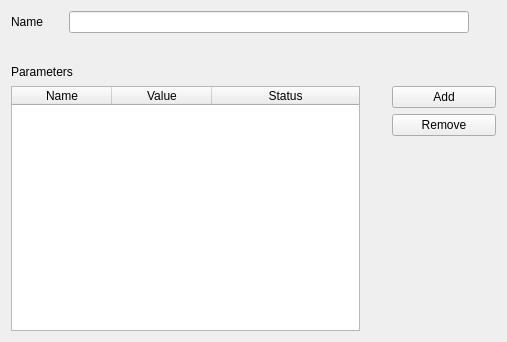
<?xml version="1.0" encoding="UTF-8"?>
<ui version="4.0">
 <class>ParameterLayout</class>
 <widget class="QWidget" name="ParameterLayout">
  <property name="geometry">
   <rect>
    <x>0</x>
    <y>0</y>
    <width>507</width>
    <height>342</height>
   </rect>
  </property>
  <property name="windowTitle">
   <string>Parameters</string>
  </property>
  <layout class="QGridLayout">
   <item row="0" column="0">
    <layout class="QGridLayout">
     <item row="1" column="0">
      <spacer name="spacer97">
       <property name="orientation">
        <enum>Qt::Vertical</enum>
       </property>
       <property name="sizeType">
        <enum>QSizePolicy::Fixed</enum>
       </property>
       <property name="sizeHint" stdset="0">
        <size>
         <width>16</width>
         <height>25</height>
        </size>
       </property>
      </spacer>
     </item>
     <item row="2" column="0">
      <layout class="QGridLayout">
       <item row="1" column="2">
        <layout class="QVBoxLayout">
         <item>
          <widget class="QPushButton" name="addButton">
           <property name="sizePolicy">
            <sizepolicy hsizetype="Fixed" vsizetype="Fixed">
             <horstretch>0</horstretch>
             <verstretch>0</verstretch>
            </sizepolicy>
           </property>
           <property name="minimumSize">
            <size>
             <width>104</width>
             <height>0</height>
            </size>
           </property>
           <property name="maximumSize">
            <size>
             <width>104</width>
             <height>32767</height>
            </size>
           </property>
           <property name="text">
            <string>Add</string>
           </property>
          </widget>
         </item>
         <item>
          <widget class="QPushButton" name="removeButton">
           <property name="sizePolicy">
            <sizepolicy hsizetype="Fixed" vsizetype="Fixed">
             <horstretch>0</horstretch>
             <verstretch>0</verstretch>
            </sizepolicy>
           </property>
           <property name="minimumSize">
            <size>
             <width>104</width>
             <height>0</height>
            </size>
           </property>
           <property name="maximumSize">
            <size>
             <width>104</width>
             <height>32767</height>
            </size>
           </property>
           <property name="text">
            <string>Remove</string>
           </property>
          </widget>
         </item>
         <item>
          <spacer name="spacer28">
           <property name="orientation">
            <enum>Qt::Vertical</enum>
           </property>
           <property name="sizeType">
            <enum>QSizePolicy::Expanding</enum>
           </property>
           <property name="sizeHint" stdset="0">
            <size>
             <width>16</width>
             <height>152</height>
            </size>
           </property>
          </spacer>
         </item>
        </layout>
       </item>
       <item row="0" column="0" colspan="3">
        <layout class="QHBoxLayout">
         <item>
          <widget class="QLabel" name="textLabel4_2_2_4_2_2">
           <property name="text">
            <string>Parameters</string>
           </property>
           <property name="wordWrap">
            <bool>false</bool>
           </property>
          </widget>
         </item>
         <item>
          <spacer name="spacer10_2_3">
           <property name="orientation">
            <enum>Qt::Horizontal</enum>
           </property>
           <property name="sizeType">
            <enum>QSizePolicy::Expanding</enum>
           </property>
           <property name="sizeHint" stdset="0">
            <size>
             <width>5</width>
             <height>16</height>
            </size>
           </property>
          </spacer>
         </item>
        </layout>
       </item>
       <item row="1" column="1">
        <spacer name="spacer10_2_2">
         <property name="orientation">
          <enum>Qt::Horizontal</enum>
         </property>
         <property name="sizeType">
          <enum>QSizePolicy::Fixed</enum>
         </property>
         <property name="sizeHint" stdset="0">
          <size>
           <width>20</width>
           <height>16</height>
          </size>
         </property>
        </spacer>
       </item>
       <item row="1" column="0">
        <widget class="QTableWidget" name="parameterTable">
         <property name="sizePolicy">
          <sizepolicy hsizetype="Expanding" vsizetype="Expanding">
           <horstretch>0</horstretch>
           <verstretch>0</verstretch>
          </sizepolicy>
         </property>
         <property name="minimumSize">
          <size>
           <width>200</width>
           <height>100</height>
          </size>
         </property>
         <property name="selectionMode">
          <enum>QAbstractItemView::MultiSelection</enum>
         </property>
         <property name="selectionBehavior">
          <enum>QAbstractItemView::SelectRows</enum>
         </property>
         <property name="rowCount">
          <number>0</number>
         </property>
         <property name="columnCount">
          <number>3</number>
         </property>
         <attribute name="horizontalHeaderStretchLastSection">
          <bool>true</bool>
         </attribute>
         <column>
          <property name="text">
           <string>Name</string>
          </property>
         </column>
         <column>
          <property name="text">
           <string>Value</string>
          </property>
         </column>
         <column>
          <property name="text">
           <string>Status</string>
          </property>
         </column>
        </widget>
       </item>
      </layout>
     </item>
     <item row="0" column="0">
      <layout class="QHBoxLayout">
       <item>
        <widget class="QLabel" name="textLabel4_2_2_4">
         <property name="text">
          <string>Name</string>
         </property>
         <property name="wordWrap">
          <bool>false</bool>
         </property>
        </widget>
       </item>
       <item>
        <spacer name="spacer10_2">
         <property name="orientation">
          <enum>Qt::Horizontal</enum>
         </property>
         <property name="sizeType">
          <enum>QSizePolicy::Fixed</enum>
         </property>
         <property name="sizeHint" stdset="0">
          <size>
           <width>20</width>
           <height>16</height>
          </size>
         </property>
        </spacer>
       </item>
       <item>
        <widget class="QLineEdit" name="nameLineEdit">
         <property name="sizePolicy">
          <sizepolicy hsizetype="Fixed" vsizetype="Fixed">
           <horstretch>0</horstretch>
           <verstretch>0</verstretch>
          </sizepolicy>
         </property>
         <property name="minimumSize">
          <size>
           <width>400</width>
           <height>20</height>
          </size>
         </property>
         <property name="maximumSize">
          <size>
           <width>400</width>
           <height>32767</height>
          </size>
         </property>
        </widget>
       </item>
       <item>
        <spacer name="spacer11">
         <property name="orientation">
          <enum>Qt::Horizontal</enum>
         </property>
         <property name="sizeType">
          <enum>QSizePolicy::Expanding</enum>
         </property>
         <property name="sizeHint" stdset="0">
          <size>
           <width>5</width>
           <height>21</height>
          </size>
         </property>
        </spacer>
       </item>
      </layout>
     </item>
    </layout>
   </item>
  </layout>
 </widget>
 <layoutdefault spacing="6" margin="11"/>
 <resources/>
 <connections/>
</ui>
